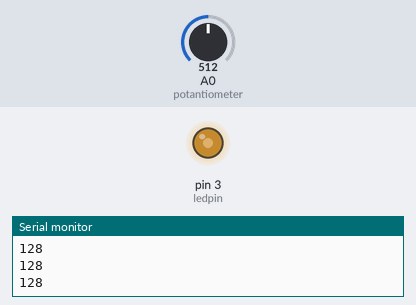
Recording of a sketch running on a simulated Arduino Uno, built with avr-gcc and run on an emulated ATmega328P. Shown: output pins drawn as LEDs (lit = HIGH), the last lines printed to the serial monitor. Inputs (shaded band) come from the test bench; at power-on: A0 (potantiometer) = 512.

Above: at 1.2 s.
1.3 s: A0 (potantiometer) set to 716
At 2.0 s:
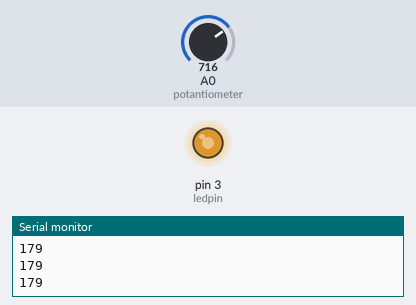
2.8 s: A0 (potantiometer) set to 900
At 4.0 s:
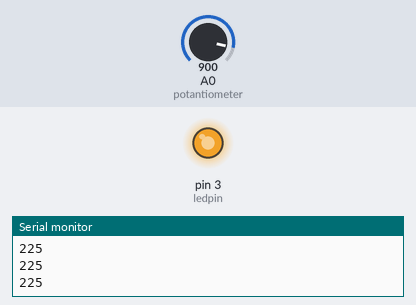
4.3 s: A0 (potantiometer) set to 122
At 5.3 s:
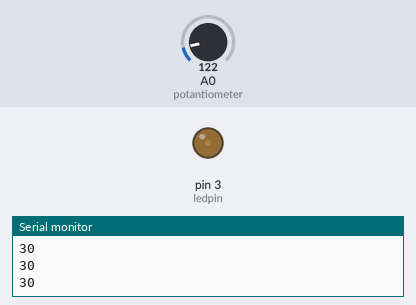
5.8 s: A0 (potantiometer) set to 0
At 6.6 s:
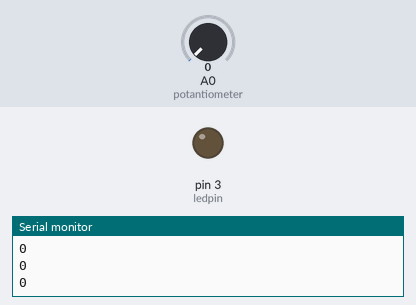
Timing chart, 0 to 8.3 s (numbered marks = the images above; inputs shaded):
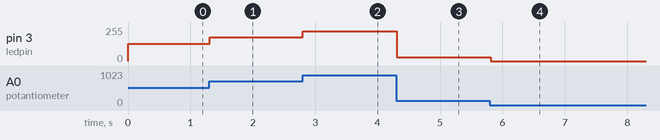

The sketch:

6_potantionmeter_brigtness.ino
```cpp
#define  ledpin 3
#define  potantiometer A0


void setup() {
pinMode(potantiometer,INPUT);
pinMode(ledpin,OUTPUT);
Serial.begin(9600);


}

void loop() {
int potvalue=analogRead(potantiometer)/4;
Serial.println(potvalue);

analogWrite(ledpin,potvalue);
delay(10);
}
```

Measured:
- after the input at 1.3 s, pin 3 (ledpin): 128/255 → 179/255 at once
- after the input at 2.8 s, pin 3 (ledpin): 179/255 → 225/255 at once
- after the input at 4.3 s, pin 3 (ledpin): 225/255 → 30/255 at once
- after the input at 5.8 s, pin 3 (ledpin): 30/255 → 0/255 at once
